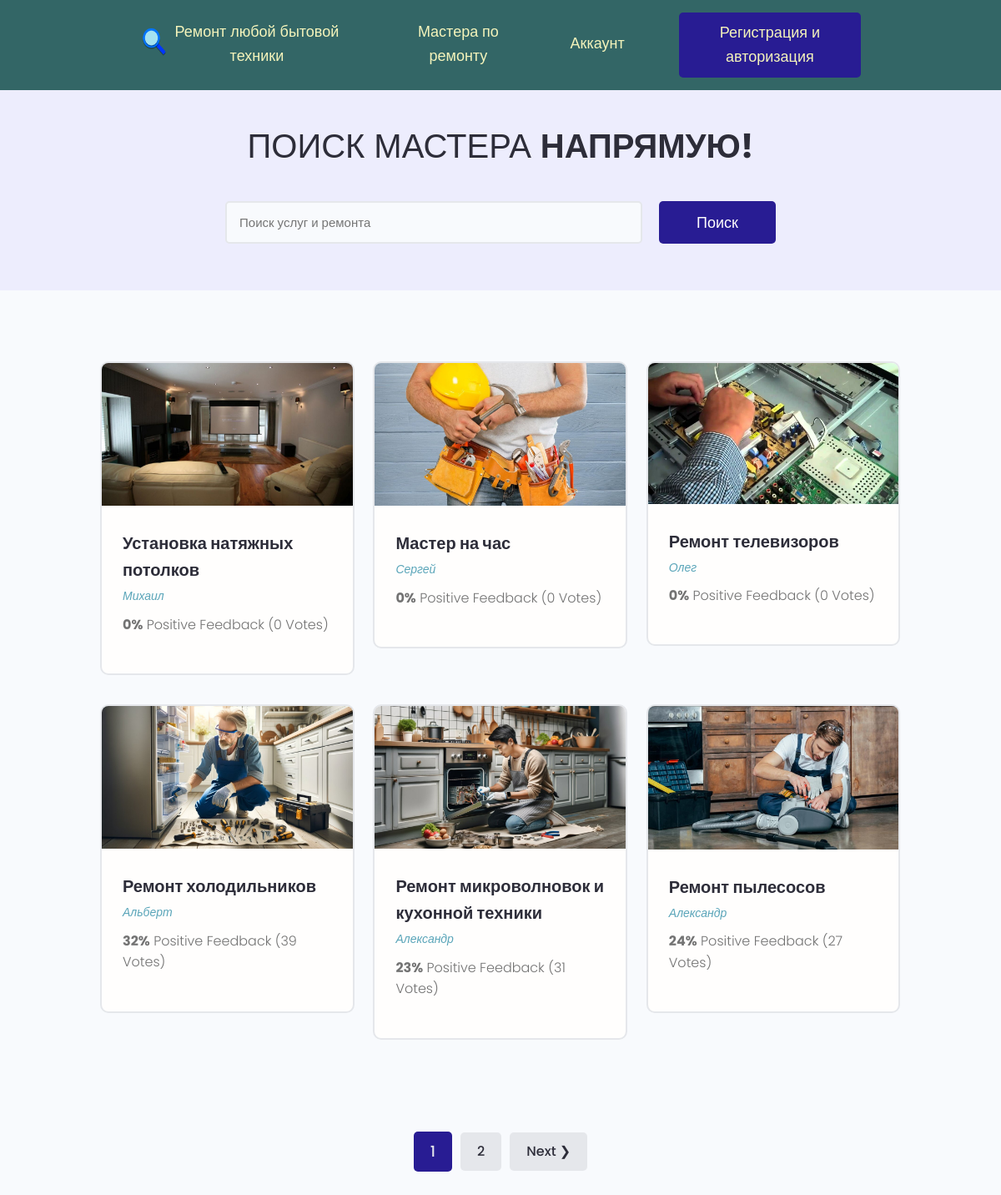
Before: / with the older database file.
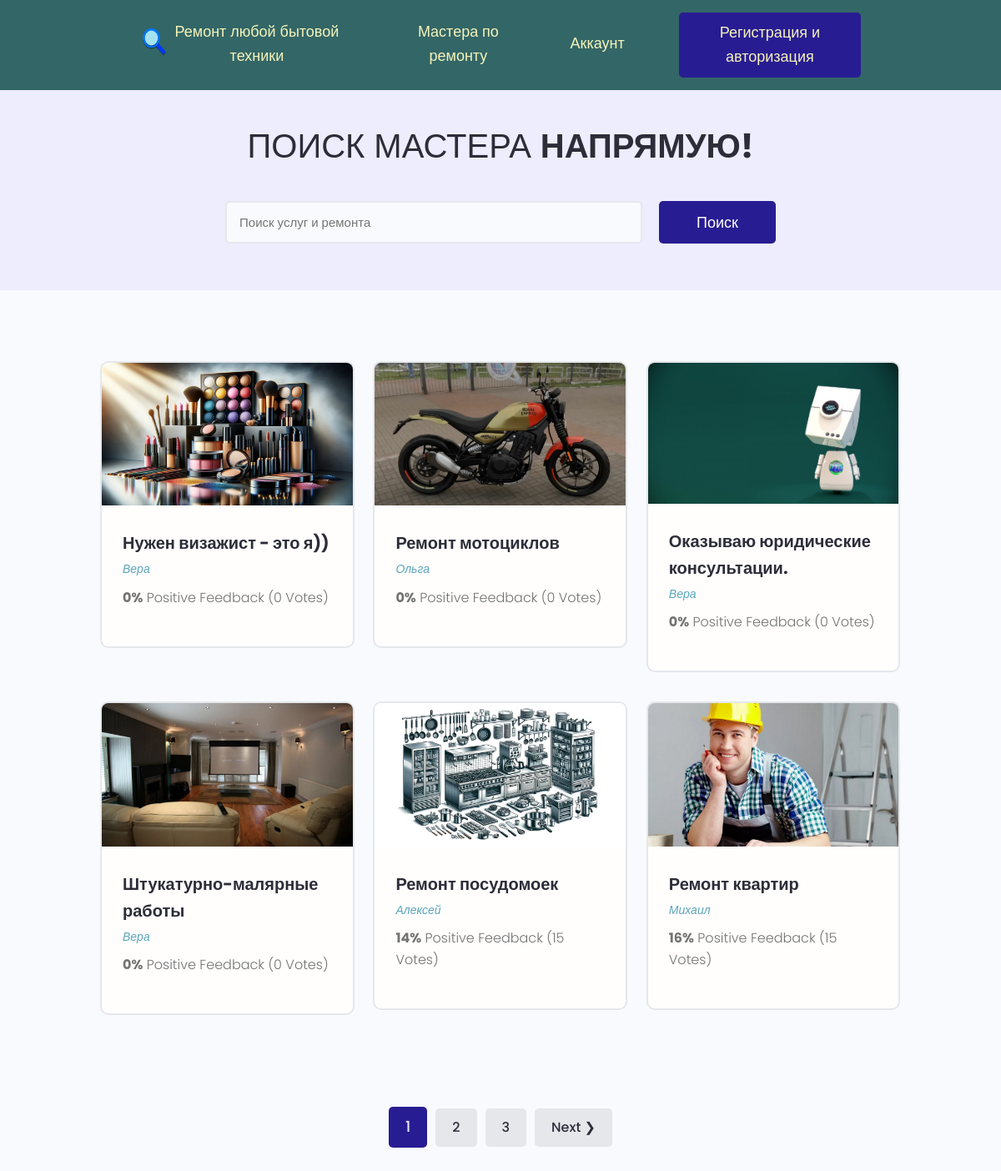
After: the same page with the newer database file.
### rembyt/models.py (models this page shows, shortened)
class Repair(models.Model):
    owner = models.ForeignKey(Engineer, on_delete=models.SET_NULL, blank=True, null=True, verbose_name="Мастер")
    type_of_repair = models.CharField(max_length=200, verbose_name="Вид ремонта")
    description = models.TextField(blank=True, verbose_name="Описание")
    my_image = models.ImageField(default="resize_imag.jpg", upload_to='repairs/%Y/%m/%d', verbose_name="Фото")
    price_link = models.FileField(upload_to="repairs/", default="repairs/price_repair_cleaner.jpeg", verbose_name="Цены")
    vote_total = models.IntegerField(default=0, blank=True, verbose_name="Отзывов")
    vote_ratio = models.IntegerField(default=0, blank=True, verbose_name="Положительных отзывов")
    created = models.DateTimeField(auto_now_add=True, verbose_name="Дата")
    class Meta:
        ordering = ["-created"]

### engineers/models.py (models this page shows, shortened)
class Engineer(models.Model):
    engineer = models.OneToOneField(User, on_delete=models.CASCADE, blank=True, verbose_name="Мастер")
    name = models.CharField(max_length=200, blank=True, verbose_name="Имя")
    email = models.EmailField(max_length=200, blank=True, verbose_name="Email")
    username = models.CharField(max_length=200, blank=True, verbose_name="Username")
    i_info = models.TextField(max_length=100, blank=True, verbose_name="Кратко")
    all_info = models.TextField(blank=True, verbose_name="Информация")
    engineer_image = models.ImageField(upload_to="repairs/", default="repairs/engineer.jpeg", verbose_name="Фото")
    education = models.CharField(max_length=200, blank=True, verbose_name="Образование")
    price = models.FileField(upload_to="repairs/", default="repairs/price_repair_cleaner.jpeg", verbose_name="Цены")
    social_website = models.CharField(max_length=200, blank=True, verbose_name="Сайт")
    social_vkontakte = models.CharField(max_length=200, blank=True, verbose_name="Вконтакте")
    social_whatsapp = models.CharField(max_length=200, blank=True, verbose_name="WhatsApp")
    social_telegram = models.CharField(max_length=200, blank=True, verbose_name="Телеграм")
    created = models.DateTimeField(auto_now_add=True, verbose_name="Дата создания")

### rembyt/views.py (the view)
# urls.py: path('', views.repairs, name='repairs'),
def repairs(request):
    rep, search_query2 = search_repair(request)
    custom_range, rep = paginate_repairs(request, rep, 6)
    context = {
        'repairs': rep,
        'search_query2': search_query2,
        'custom_range': custom_range
    }
    return render(request, "rembyt/repairs.html", context)

### rembyt/utils.py (called while the page is built)
def search_repair(request):
    search_query2 = ''
    if request.GET.get('search_query2'):  # получаем данные по имени name="search_query"
        search_query2 = request.GET.get('search_query2')
    rep = Repair.objects.distinct().filter(
        Q(type_of_repair__icontains=search_query2) |
        Q(description__icontains=search_query2)|
        Q(owner__name__icontains=search_query2)
    )
    return rep, search_query2

def paginate_repairs(request, rep, results):
    page = request.GET.get('page')
    paginator = Paginator(rep, results)
    try:
        rep = paginator.page(page)
    except PageNotAnInteger:
        page = 1
        rep = paginator.page(page)
    except EmptyPage:
        page = paginator.num_pages
        rep = paginator.page(page)
    right_index = int(page) + 5
    if right_index > paginator.num_pages:
        right_index = paginator.num_pages + 1
    left_index = int(page) - 4
    if left_index < 1:
        left_index = 1
    custom_range = range(left_index, right_index)
    return custom_range, rep

### rembyt/templates/rembyt/repairs.html (shortened to what this page needs)
{% extends 'rembyt/base.html' %}
{% block content %}
  <main class="projects">
    <section class="hero-section text-center">
      <div class="container container--narrow">
        <div class="hero-section__box">
          <h2>Поиск мастера <span>Напрямую!</span></h2>
        </div>
        <div class="hero-section__search">
          <form id="search" class="form" action="{% url 'repairs' %}" method="get">
            <div class="form__field">
              <input class="input input--text" id="formInput#search" type="text" name="search_query2"
                               placeholder="Поиск услуг и ремонта" value="{{search_query2}}" />
            </div>
            <input class="btn btn--sub btn--lg" type="submit" value="Поиск" />
          </form>
        </div>
      </div>
    </section>
    <section class="projectsList">
      <div class="container">
        <div class="grid grid--three">
          {% for repair in repairs %}
          <div class="column">
            <div class="card project">
              <a href="{% url 'repair' repair.id %}" class="project">
                <img class="project__thumbnail" src="{{ repair.my_image.url }}" alt="project thumbnail" />
                <div class="card__body">
                  <h3 class="project__title">{{ repair.type_of_repair }}</h3>
                  <p><a class="project__author" href="{% url 'file_engineer' repair.owner.id %}">{{repair.owner.name}}</a></p>
                  <p class="project--rating">
                    <span style="font-weight: bold;">{{ repair.vote_ratio }}%</span> Positive
                    Feedback ({{ repair.vote_total }} Votes)
                  </p>
                </div>
              </a>
            </div>
          </div>
          {% endfor %}
        </div>
      </div>
    </section>
{% include 'rembyt/pagination.html' with queryset=repairs %}
  </main>
{% endblock %}

Changed rows visible on the page:
no longer on this page (row unchanged): Repair: my_image (picture), type_of_repair "Установка натяжных потолков", owner.name "Михаил", vote_ratio "0", vote_total "0"
no longer on this page (row unchanged): Repair: my_image (picture), type_of_repair "Мастер на час", owner.name "Сергей", vote_ratio "0", vote_total "0"
no longer on this page (row unchanged): Repair: my_image (picture), type_of_repair "Ремонт телевизоров", owner.name "Олег", vote_ratio "0", vote_total "0"
no longer on this page (row unchanged): Repair: my_image (picture), type_of_repair "Ремонт холодильников", owner.name "Альберт", vote_ratio "32", vote_total "39"
no longer on this page (row unchanged): Repair: my_image (picture), type_of_repair "Ремонт микроволновок и кухонной техники", owner.name "Александр", vote_ratio "23", vote_total "31"
no longer on this page (row unchanged): Repair: my_image (picture), type_of_repair "Ремонт пылесосов", owner.name "Александр", vote_ratio "24", vote_total "27"
added Repair: my_image (picture), type_of_repair "Нужен визажист - это я))", owner.name "Вера", vote_ratio "0", vote_total "0"
added Repair: my_image (picture), type_of_repair "Ремонт мотоциклов", owner.name "Ольга", vote_ratio "0", vote_total "0"
added Repair: my_image (picture), type_of_repair "Оказываю юридические консультации.", owner.name "Вера", vote_ratio "0", vote_total "0"
added Repair: my_image (picture), type_of_repair "Штукатурно-малярные работы", owner.name "Вера", vote_ratio "0", vote_total "0"
added Repair: my_image (picture), type_of_repair "Ремонт посудомоек", owner.name "Алексей", vote_ratio "14", vote_total "15"
added Repair: my_image (picture), type_of_repair "Ремонт квартир", owner.name "Михаил", vote_ratio "16", vote_total "15"
Other visible differences:
new list line: "3"
